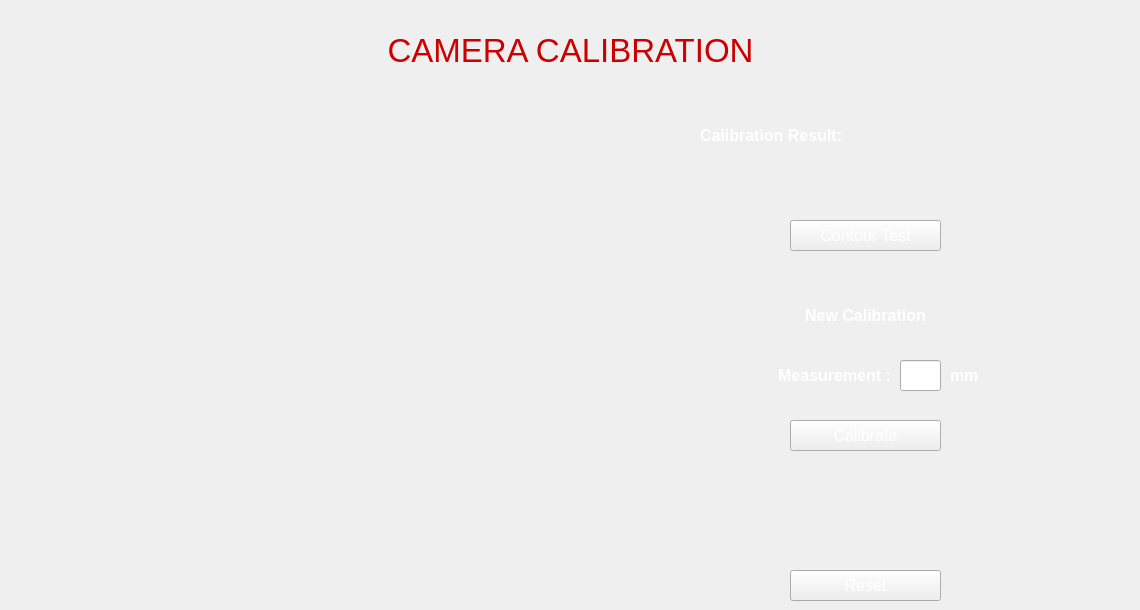
            <widget class="QWidget" name="page_cali">
             <widget class="QLabel" name="val_pixpermm">
              <property name="geometry">
               <rect>
                <x>860</x>
                <y>120</y>
                <width>151</width>
                <height>31</height>
               </rect>
              </property>
              <property name="font">
               <font>
                <pointsize>12</pointsize>
               </font>
              </property>
              <property name="cursor">
               <cursorShape>ArrowCursor</cursorShape>
              </property>
              <property name="styleSheet">
               <string notr="true">color: #FFF;</string>
              </property>
              <property name="text">
               <string/>
              </property>
              <property name="alignment">
               <set>Qt::AlignLeading|Qt::AlignLeft|Qt::AlignVCenter</set>
              </property>
             </widget>
             <widget class="QLabel" name="img_cali">
              <property name="geometry">
               <rect>
                <x>20</x>
                <y>120</y>
                <width>640</width>
                <height>480</height>
               </rect>
              </property>
              <property name="font">
               <font>
                <pointsize>12</pointsize>
               </font>
              </property>
              <property name="cursor">
               <cursorShape>ArrowCursor</cursorShape>
              </property>
              <property name="styleSheet">
               <string notr="true">color: #FFF;</string>
              </property>
              <property name="text">
               <string/>
              </property>
              <property name="alignment">
               <set>Qt::AlignRight|Qt::AlignTrailing|Qt::AlignVCenter</set>
              </property>
             </widget>
             <widget class="QLabel" name="label_9">
              <property name="geometry">
               <rect>
                <x>10</x>
                <y>30</y>
                <width>1121</width>
                <height>41</height>
               </rect>
              </property>
              <property name="font">
               <font>
                <pointsize>25</pointsize>
               </font>
              </property>
              <property name="styleSheet">
               <string notr="true">color: rgb(204, 0, 0);
</string>
              </property>
              <property name="text">
               <string>CAMERA CALIBRATION</string>
              </property>
              <property name="alignment">
               <set>Qt::AlignCenter</set>
              </property>
             </widget>
             <widget class="QLabel" name="label_71">
              <property name="geometry">
               <rect>
                <x>700</x>
                <y>120</y>
                <width>161</width>
                <height>31</height>
               </rect>
              </property>
              <property name="font">
               <font>
                <pointsize>12</pointsize>
                <weight>75</weight>
                <bold>true</bold>
               </font>
              </property>
              <property name="cursor">
               <cursorShape>ArrowCursor</cursorShape>
              </property>
              <property name="styleSheet">
               <string notr="true">color: #FFF;</string>
              </property>
              <property name="text">
               <string>Calibration Result:</string>
              </property>
              <property name="alignment">
               <set>Qt::AlignLeading|Qt::AlignLeft|Qt::AlignVCenter</set>
              </property>
             </widget>
             <widget class="QLabel" name="label_72">
              <property name="geometry">
               <rect>
                <x>710</x>
                <y>300</y>
                <width>311</width>
                <height>31</height>
               </rect>
              </property>
              <property name="font">
               <font>
                <pointsize>12</pointsize>
                <weight>75</weight>
                <bold>true</bold>
               </font>
              </property>
              <property name="cursor">
               <cursorShape>ArrowCursor</cursorShape>
              </property>
              <property name="styleSheet">
               <string notr="true">color: #FFF;</string>
              </property>
              <property name="text">
               <string>New Calibration</string>
              </property>
              <property name="alignment">
               <set>Qt::AlignCenter</set>
              </property>
             </widget>
             <widget class="QPushButton" name="btn_test">
              <property name="geometry">
               <rect>
                <x>790</x>
                <y>220</y>
                <width>151</width>
                <height>31</height>
               </rect>
              </property>
              <property name="font">
               <font>
                <pointsize>12</pointsize>
               </font>
              </property>
              <property name="styleSheet">
               <string notr="true">color: rgb(255, 255, 255);</string>
              </property>
              <property name="text">
               <string>Contour Test</string>
              </property>
             </widget>
             <widget class="QPushButton" name="btn_calib">
              <property name="geometry">
               <rect>
                <x>790</x>
                <y>420</y>
                <width>151</width>
                <height>31</height>
               </rect>
              </property>
              <property name="font">
               <font>
                <pointsize>12</pointsize>
               </font>
              </property>
              <property name="styleSheet">
               <string notr="true">color: rgb(255, 255, 255);</string>
              </property>
              <property name="text">
               <string>Calibrate</string>
              </property>
             </widget>
             <widget class="QLineEdit" name="calib_meas">
              <property name="geometry">
               <rect>
                <x>900</x>
                <y>360</y>
                <width>41</width>
                <height>31</height>
               </rect>
              </property>
              <property name="font">
               <font>
                <pointsize>10</pointsize>
               </font>
              </property>
              <property name="styleSheet">
               <string notr="true">color: rgb(255, 255, 255);</string>
              </property>
              <property name="inputMethodHints">
               <set>Qt::ImhDigitsOnly</set>
              </property>
              <property name="alignment">
               <set>Qt::AlignCenter</set>
              </property>
             </widget>
             <widget class="QLabel" name="label_68">
              <property name="geometry">
               <rect>
                <x>760</x>
                <y>360</y>
                <width>131</width>
                <height>31</height>
               </rect>
              </property>
              <property name="font">
               <font>
                <pointsize>12</pointsize>
                <weight>75</weight>
                <bold>true</bold>
               </font>
              </property>
              <property name="cursor">
               <cursorShape>ArrowCursor</cursorShape>
              </property>
              <property name="styleSheet">
               <string notr="true">color: #FFF;</string>
              </property>
              <property name="text">
               <string>Measurement :</string>
              </property>
              <property name="alignment">
               <set>Qt::AlignRight|Qt::AlignTrailing|Qt::AlignVCenter</set>
              </property>
             </widget>
             <widget class="QLabel" name="calib_error">
              <property name="geometry">
               <rect>
                <x>710</x>
                <y>510</y>
                <width>311</width>
                <height>31</height>
               </rect>
              </property>
              <property name="font">
               <font>
                <pointsize>12</pointsize>
               </font>
              </property>
              <property name="cursor">
               <cursorShape>ArrowCursor</cursorShape>
              </property>
              <property name="styleSheet">
               <string notr="true">color: #FFF;</string>
              </property>
              <property name="text">
               <string/>
              </property>
              <property name="alignment">
               <set>Qt::AlignLeading|Qt::AlignLeft|Qt::AlignVCenter</set>
              </property>
             </widget>
             <widget class="QLabel" name="label_69">
              <property name="geometry">
               <rect>
                <x>950</x>
                <y>360</y>
                <width>31</width>
                <height>31</height>
               </rect>
              </property>
              <property name="font">
               <font>
                <pointsize>12</pointsize>
                <weight>75</weight>
                <bold>true</bold>
               </font>
              </property>
              <property name="cursor">
               <cursorShape>ArrowCursor</cursorShape>
              </property>
              <property name="layoutDirection">
               <enum>Qt::LeftToRight</enum>
              </property>
              <property name="styleSheet">
               <string notr="true">color: #FFF;</string>
              </property>
              <property name="text">
               <string>mm</string>
              </property>
              <property name="alignment">
               <set>Qt::AlignLeading|Qt::AlignLeft|Qt::AlignVCenter</set>
              </property>
             </widget>
             <widget class="QPushButton" name="btn_reset">
              <property name="geometry">
               <rect>
                <x>790</x>
                <y>570</y>
                <width>151</width>
                <height>31</height>
               </rect>
              </property>
              <property name="font">
               <font>
                <pointsize>12</pointsize>
               </font>
              </property>
              <property name="styleSheet">
               <string notr="true">color: rgb(255, 255, 255);</string>
              </property>
              <property name="text">
               <string>Reset</string>
              </property>
             </widget>
             <widget class="QLabel" name="val_mmperpix">
              <property name="geometry">
               <rect>
                <x>860</x>
                <y>160</y>
                <width>151</width>
                <height>31</height>
               </rect>
              </property>
              <property name="font">
               <font>
                <pointsize>12</pointsize>
               </font>
              </property>
              <property name="cursor">
               <cursorShape>ArrowCursor</cursorShape>
              </property>
              <property name="styleSheet">
               <string notr="true">color: #FFF;</string>
              </property>
              <property name="text">
               <string/>
              </property>
              <property name="alignment">
               <set>Qt::AlignLeading|Qt::AlignLeft|Qt::AlignVCenter</set>
              </property>
             </widget>
            </widget>
